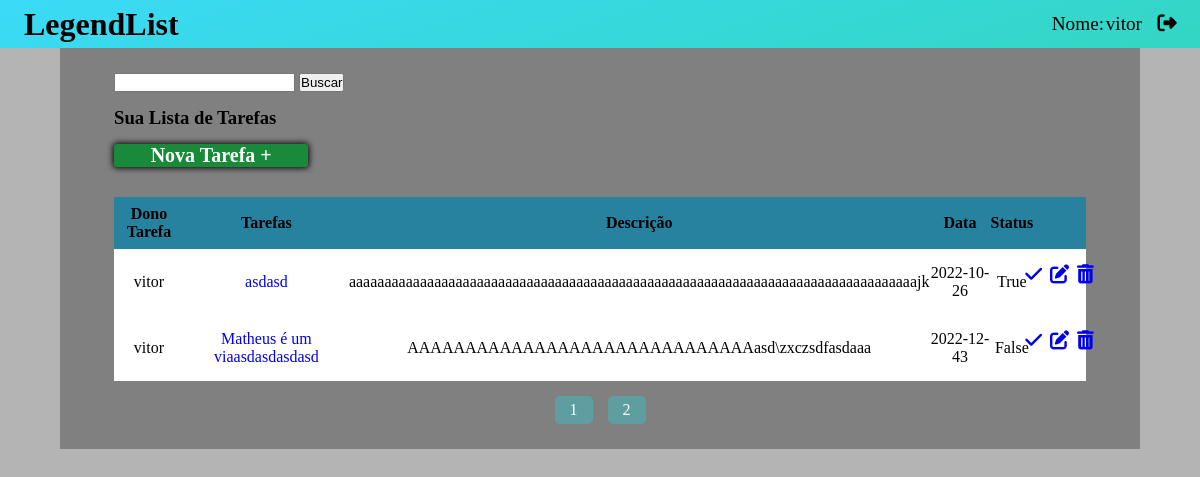
The app's page / (signed in), older data.
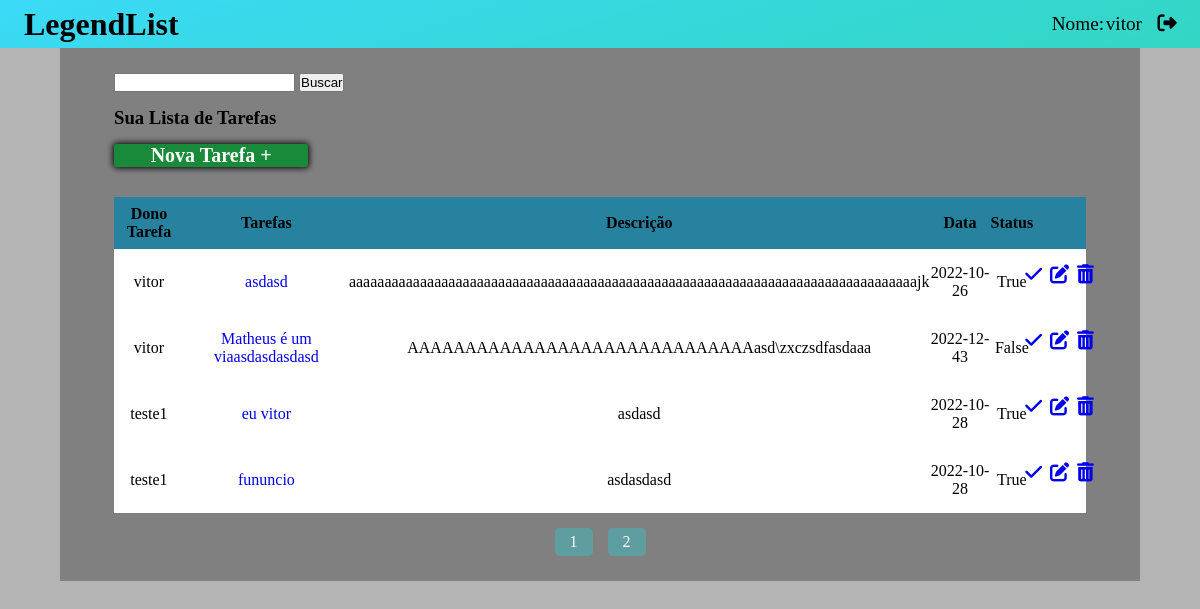
The same page, newer data.
### Lista_De_Tarefas/models.py (models this page shows, shortened)
class Tarefas(models.Model):
    usuario = models.ForeignKey(User, on_delete=models.CASCADE) #Informa que a tarefa está vinculada a um usuario, Para vincular troque o "User", o On_delite serve para deletar todos os relacionamentos juntamente
    titulo = models.CharField(max_length=255)
    descricao = models.TextField()
    datas = models.CharField(max_length=10)
    status = models.BooleanField()

### Lista_De_Tarefas/views.py (the view)
# urls.py: path('', views.lista, name='index'),
@login_required(redirect_field_name='logar')
def lista(request):
    if request.user.is_superuser:
        tarefas = Tarefas.objects.all() #Permissão para que os super usuarios possam verificar mais de um item
        return render(request, 'listas.html', {'tarefas':tarefas})
    else:
        tarefas = Tarefas.objects.filter(usuario_id=request.user.id) #Filtro para trazer apenas a lista pertencente ao usuario logado
        return render(request, 'listas.html', {'tarefas':tarefas})

### Lista_De_Tarefas/templates/listas.html (shortened to what this page needs)
{% load static %}
<!DOCTYPE html>
<html lang="pt_br">
<head>
    <link rel="stylesheet" href="{% static 'css/styleListas.css' %}">
    <link rel="stylesheet" href="https://cdnjs.cloudflare.com/ajax/libs/font-awesome/6.1.2/css/all.min.css">
</head>
<body>
    <header>
        <h1>LegendList</h1>
        <div id="itensDire">
            <div id="users">
                <p>Nome:</p>
                <p>{{user}}</p>
            </div>
            <a id="exit" href="{% url 'logout' %}">
                <i class="fa-solid fa-right-from-bracket"></i>
            </a>
        </div>
    </header>
    <section>
            <div id="main">
                <form action="{% url 'buscar' %}" method="GET">
                    <input type="text" name="termo">
                    <button type="submit">Buscar</button>
                </form>
                <h3 id="titulo">Sua Lista de Tarefas</h3>
                <a onclick="abreiframe()" id="novaTarefa" href="{% url 'adicionar' %}">Nova Tarefa +
                </a>
                <table id="tabela">
                    <tr id="cabecario">
                        {% if user.is_superuser %}
                        <th>Dono Tarefa</th>
                        {% endif %}
                        <th id="nmTarefa">Tarefas</th>
                        <th id="nmDesc">Descrição</th>
                        <th id="nmData">Data</th>
                        <th id="nmStatus">Status</th>
                        <th id="links"></th>
                    </tr>
                    {% for tarefa in tarefas %}
                    <tr id="tbody">
                        {% if user.is_superuser %}
                        <td>{{tarefa.usuario.username}}</td>
                        {% endif %}
                        <td><a href="{% url 'editar' tarefa.id %}">{{tarefa.titulo}}</a></td>
                        <td>{{tarefa.descricao}}</td>
                        <td>{{tarefa.datas}}</td>
                        <td>{{tarefa.status}}</td>
                        <td id="buttons">
                            <a href="{% url 'altStatus' tarefa.id %}">
                                <i id="finalizar" class="fa-solid fa-check"></i>
                            </a>
                            <a href="{% url 'editar' tarefa.id %}">
                                <i id="editar" class="fa-solid fa-pen-to-square"></i>
                            </a>
                            <a href="{% url 'deletar' tarefa.id %}">
                                <i id="excluir" href="{% url 'deletar' tarefa.id %}" class="fa-solid fa-trash-can"></i>
                            </a>
                        </td>
                    </tr>
                    {% endfor %}
                </table>
                <div id="paginacao">
                    <a href="">1</a>
                    <a href="">2</a>
                </div>
            </div>
    </section>
</body>
</html>

### templates/static/css/styleListas.css (style rules this page uses)
* { margin: 0; padding: 0; list-style: none; box-sizing: border-box; text-decoration: none; }
header { display: flex; justify-content: space-between; align-items: center; padding: 15px 2%; background: linear-gradient(180grad, #3BDAF7, #33D6C3); height: 6%; }
#itensDire { display: flex; justify-content: center; align-items: center; gap: 1%; font-size: 120%; color: black; }
#exit { color: black; }
#users { display: flex; justify-content: center; align-items: center; padding: 0 15px; gap: 2%; }
body { height: 100vh; }
section { height: 100%; width: 100%; padding: 0 5%; background-color: rgba(0, 0, 0, 0.295); }
#main { display: flex; flex-direction: column; align-content: center; justify-content: center; gap: 15px; padding: 25px 5%; background-color: gray; position: relative; }
#novaTarefa { display: flex; align-items: center; justify-content: center; border-radius: 3px; box-shadow: 0 0 6px 1px black; background-color: #188a3a; width: 20%; color: white; font-weight: bold; font-size: 20px; }
#tabela { background-color: rgb(255, 255, 255); border-collapse: collapse; text-align: center; width: 100%; }
#cabecario { text-align: center; padding: 15px 0; background-color: rgb(39, 130, 160); }
th { padding: 8px 0; }
td { padding: 15px 0; }
#buttons { display: flex; align-items: center; justify-content: center; gap: 15%; font-size: 120%; font-family: Verdana, Geneva, Tahoma, sans-serif; }
#paginacao { display: flex; align-items: center; justify-content: center; gap: 15px; }
#paginacao > a { background-color: cadetblue; color: white; padding: 5px 15px; border-radius: 5px; }

Row changes from the older to the newer data that the page shows:
added Tarefas: usuario.username "teste1", titulo "eu vitor", descricao "asdasd", datas "2022-10-28", status "True"
added Tarefas: usuario.username "teste1", titulo "fununcio", descricao "asdasdasd", datas "2022-10-28", status "True"
